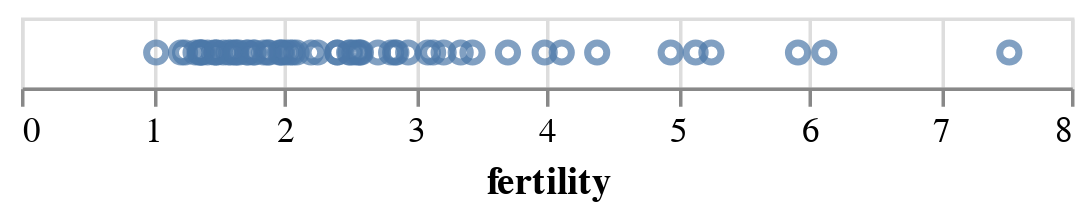

Notebook cell for this chart:
### Code cell
import vl from "npm:vega-lite-api"
import vlData from 'npm:vega-datasets';

{

const data = await vlData['gapminder.json']();
let data2000 = data.filter(d => d.year === 2000)

let plot = vl.markPoint()
  .data(data2000)
  .encode(
    vl.x().fieldQ('fertility')
  )

await display(plot)  // no output
await displayVegaAsSvg(plot)

}

### Figure 1 — Vega-Lite specification as saved in the notebook (floating-point values rounded to 4 significant figures)
{"$schema": "https://vega.github.io/schema/vega-lite/v5.json", "data": {"values": [{"cluster": 0, "country": "Afghanistan", "fertility": 7.53, "life_expect": 54.73, "pop": 19542982, "year": 2000}, {"cluster": 3, "country": "Argentina", "fertility": 2.59, "life_expect": 74.22, "pop": 37070774, "year": 2000}, {"cluster": 4, "country": "Australia", "fertility": 1.77, "life_expect": 79.72, "pop": 19017963, "year": 2000}, {"cluster": 1, "country": "Austria", "fertility": 1.36, "life_expect": 78.49, "pop": 8010428, "year": 2000}, {"cluster": 3, "country": "Bahamas", "fertility": 2.1, "life_expect": 71.25, "pop": 325014, "year": 2000}, {"cluster": 0, "country": "Bangladesh", "fertility": 3.22, "life_expect": 65.47, "pop": 129193327, "year": 2000}, {"cluster": 3, "country": "Barbados", "fertility": 1.78, "life_expect": 74.74, "pop": 264657, "year": 2000}, {"cluster": 1, "country": "Belgium", "fertility": 1.66, "life_expect": 78.04, "pop": 10264343, "year": 2000}, {"cluster": 3, "country": "Bolivia", "fertility": 3.99, "life_expect": 66.53, "pop": 8592656, "year": 2000}, {"cluster": 3, "country": "Brazil", "fertility": 2.26, "life_expect": 71.18, "pop": 175873720, "year": 2000}, {"cluster": 3, "country": "Canada", "fertility": 1.49, "life_expect": 79.36, "pop": 30683313, "year": 2000}, {"cluster": 3, "country": "Chile", "fertility": 1.99, "life_expect": 76.93, "pop": 15351799, "year": 2000}, {"cluster": 4, "country": "China", "fertility": 1.63, "life_expect": 71.33, "pop": 1264099069, "year": 2000}, {"cluster": 3, "country": "Colombia", "fertility": 2.57, "life_expect": 74.23, "pop": 39215135, "year": 2000}, {"cluster": 3, "country": "Costa Rica", "fertility": 2.41, "life_expect": 77.9, "pop": 3979193, "year": 2000}, {"cluster": 1, "country": "Croatia", "fertility": 1.47, "life_expect": 74.65, "pop": 4548434, "year": 2000}, {"cluster": 3, "country": "Cuba", "fertility": 1.58, "life_expect": 77.01, "pop": 11105791, "year": 2000}, {"cluster": 3, "country": "Dominican Republic", "fertility": 2.86, "life_expect": 73.66, "pop": 8540791, "year": 2000}, {"cluster": 3, "country": "Ecuador", "fertility": 3.1, "life_expect": 74.46, "pop": 12626507, "year": 2000}, {"cluster": 5, "country": "Egypt", "fertility": 3.44, "life_expect": 68.54, "pop": 71371371, "year": 2000}, {"cluster": 3, "country": "El Salvador", "fertility": 3.14, "life_expect": 73.07, "pop": 5958482, "year": 2000}, {"cluster": 1, "country": "Finland", "fertility": 1.73, "life_expect": 78.04, "pop": 5176209, "year": 2000}, {"cluster": 1, "country": "France", "fertility": 1.88, "life_expect": 79.19, "pop": 58665453, "year": 2000}, {"cluster": 1, "country": "Georgia", "fertility": 1.6, "life_expect": 70.68, "pop": 4265172, "year": 2000}, {"cluster": 1, "country": "Germany", "fertility": 1.38, "life_expect": 78.39, "pop": 81551677, "year": 2000}, {"cluster": 1, "country": "Greece", "fertility": 1.33, "life_expect": 78.44, "pop": 11038109, "year": 2000}, {"cluster": 3, "country": "Grenada", "fertility": 2.58, "life_expect": 71.97, "pop": 107432, "year": 2000}, {"cluster": 3, "country": "Haiti", "fertility": 4.39, "life_expect": 57.43, "pop": 8360225, "year": 2000}, {"cluster": 4, "country": "Hong Kong, China", "fertility": 1.03, "life_expect": 80.75, "pop": 6731195, "year": 2000}, {"cluster": 1, "country": "Iceland", "fertility": 2.07, "life_expect": 80.35, "pop": 281462, "year": 2000}, {"cluster": 0, "country": "India", "fertility": 3.35, "life_expect": 62.94, "pop": 1059633675, "year": 2000}, {"cluster": 4, "country": "Indonesia", "fertility": 2.54, "life_expect": 67.24, "pop": 214072421, "year": 2000}, {"cluster": 5, "country": "Iran", "fertility": 2.02, "life_expect": 71.94, "pop": 65544383, "year": 2000}, {"cluster": 5, "country": "Iraq", "fertility": 4.95, "life_expect": 68.64, "pop": 24628858, "year": 2000}, {"cluster": 1, "country": "Ireland", "fertility": 1.89, "life_expect": 76.77, "pop": 3768950, "year": 2000}, {"cluster": 5, "country": "Israel", "fertility": 2.95, "life_expect": 78.87, "pop": 6116958, "year": 2000}, {"cluster": 1, "country": "Italy", "fertility": 1.25, "life_expect": 79.64, "pop": 56966397, "year": 2000}, {"cluster": 3, "country": "Jamaica", "fertility": 2.21, "life_expect": 74.64, "pop": 2612205, "year": 2000}, {"cluster": 4, "country": "Japan", "fertility": 1.37, "life_expect": 81.57, "pop": 126803861, "year": 2000}, {"cluster": 2, "country": "Kenya", "fertility": 5.14, "life_expect": 54.83, "pop": 30851606, "year": 2000}, {"cluster": 5, "country": "Lebanon", "fertility": 2.5, "life_expect": 74.82, "pop": 4320642, "year": 2000}, {"cluster": 3, "country": "Mexico", "fertility": 2.72, "life_expect": 74.21, "pop": 97873442, "year": 2000}, {"cluster": 1, "country": "Netherlands", "fertility": 1.72, "life_expect": 78.28, "pop": 15899135, "year": 2000}, {"cluster": 4, "country": "New Zealand", "fertility": 1.98, "life_expect": 78.39, "pop": 3855266, "year": 2000}, {"cluster": 2, "country": "Nigeria", "fertility": 6.12, "life_expect": 54.63, "pop": 122851984, "year": 2000}, {"cluster": 4, "country": "North Korea", "fertility": 1.97, "life_expect": 63.9, "pop": 23367059, "year": 2000}, {"cluster": 1, "country": "Norway", "fertility": 1.85, "life_expect": 78.9, "pop": 4491202, "year": 2000}, {"cluster": 0, "country": "Pakistan", "fertility": 5.26, "life_expect": 61.04, "pop": 154369924, "year": 2000}, {"cluster": 3, "country": "Peru", "fertility": 2.85, "life_expect": 74.61, "pop": 26654439, "year": 2000}, {"cluster": 4, "country": "Philippines", "fertility": 3.71, "life_expect": 70.31, "pop": 77958223, "year": 2000}, {"cluster": 1, "country": "Poland", "fertility": 1.37, "life_expect": 73.9, "pop": 38504431, "year": 2000}, {"cluster": 1, "country": "Portugal", "fertility": 1.54, "life_expect": 76.84, "pop": 10300626, "year": 2000}, {"cluster": 2, "country": "Rwanda", "fertility": 5.92, "life_expect": 50.51, "pop": 8109989, "year": 2000}, {"cluster": 5, "country": "Saudi Arabia", "fertility": 4.12, "life_expect": 70.37, "pop": 21547390, "year": 2000}, {"cluster": 2, "country": "South Africa", "fertility": 2.41, "life_expect": 55.58, "pop": 46813266, "year": 2000}, {"cluster": 4, "country": "South Korea", "fertility": 1.42, "life_expect": 76.34, "pop": 46788591, "year": 2000}, {"cluster": 1, "country": "Spain", "fertility": 1.22, "life_expect": 79.47, "pop": 40741651, "year": 2000}, {"cluster": 1, "country": "Switzerland", "fertility": 1.49, "life_expect": 80.3, "pop": 7182059, "year": 2000}, {"cluster": 1, "country": "Turkey", "fertility": 2.51, "life_expect": 74.73, "pop": 64113547, "year": 2000}, {"cluster": 1, "country": "United Kingdom", "fertility": 1.64, "life_expect": 77.97, "pop": 58850043, "year": 2000}, {"cluster": 3, "country": "United States", "fertility": 2.05, "life_expect": 77.03, "pop": 282398554, "year": 2000}, {"cluster": 3, "country": "Venezuela", "fertility": 2.82, "life_expect": 74.17, "pop": 24427729, "year": 2000}]}, "encoding": {"x": {"field": "fertility", "type": "quantitative"}}, "mark": {"type": "point"}}
